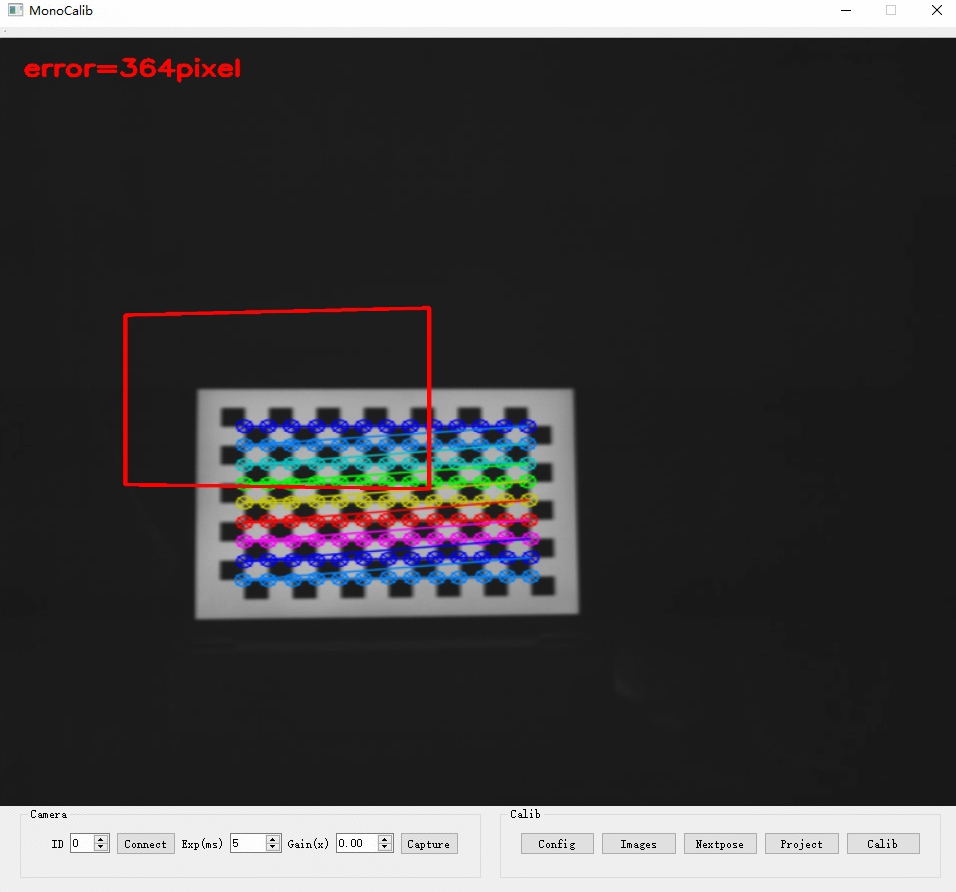
#> input picture assets/202212121514014.png, 956 x 892 px; its folder holds only this picture in this run
$ python -i utils.py   (imports and definitions only)   (older library calls are emulated)
#> lines starting #> are read from the running program, lines starting #| are printed output that depends on the picture; after the words box and inside, x2 and y2 are one past the last pixel; in counts of white or black regions, pixels touching at a corner belong together
import cv2
import os.path
import numpy as np
import matplotlib.pyplot as plt
plt.rcParams['font.sans-serif'] = ['SimHei']  # 用来正常显示中文标签
plt.rcParams['axes.unicode_minus'] = False  # 用来正常显示负号


# 以灰度格式读取图像
# [12 lines left out: functions imread2, expand_dim, not called in this run]


# 检测轮廓
def detectContour(img):
    # 01 阈值化
    ret, img_bin = cv2.threshold(img, 50, 255, cv2.THRESH_BINARY)
    # 02 找出轮廓
    mask_temp, contours, _ = cv2.findContours(img_bin, cv2.RETR_EXTERNAL, cv2.CHAIN_APPROX_NONE)
    # 03 找出最大轮廓
    areas = [cv2.contourArea(contour) for contour in contours]
    max_idx = np.argmax(np.array(areas))
    # 04 生成掩模（最大圈处为1）
    mask = cv2.drawContours(np.zeros_like(img), contours, max_idx, 1, cv2.FILLED)
    # 05 腐蚀：减小白色区域
    mask = cv2.erode(mask, np.ones((5, 5)), iterations=5)
    # 06 展示图像
    img_show = np.stack((img,) * 3, axis=-1)
    img_show = cv2.drawContours(img_show, contours, max_idx, (0, 0, 255), thickness=3)
    img_show = cv2.resize(img_show, dsize=None, fx=0.4, fy=0.4)
    cv2.imshow("contours", img_show)
    cv2.waitKey(0)
    cv2.destroyWindow("contours")
    return mask


# 保存图像，并全局计数+1
global_idx = 0


# [121 lines left out: functions imwrite2, load_config_board, load_config_screen, not called in this run]


    # plt.show()

>>> import cv2
>>> picture = cv2.imread('../assets/202212121514014.png', cv2.IMREAD_GRAYSCALE)
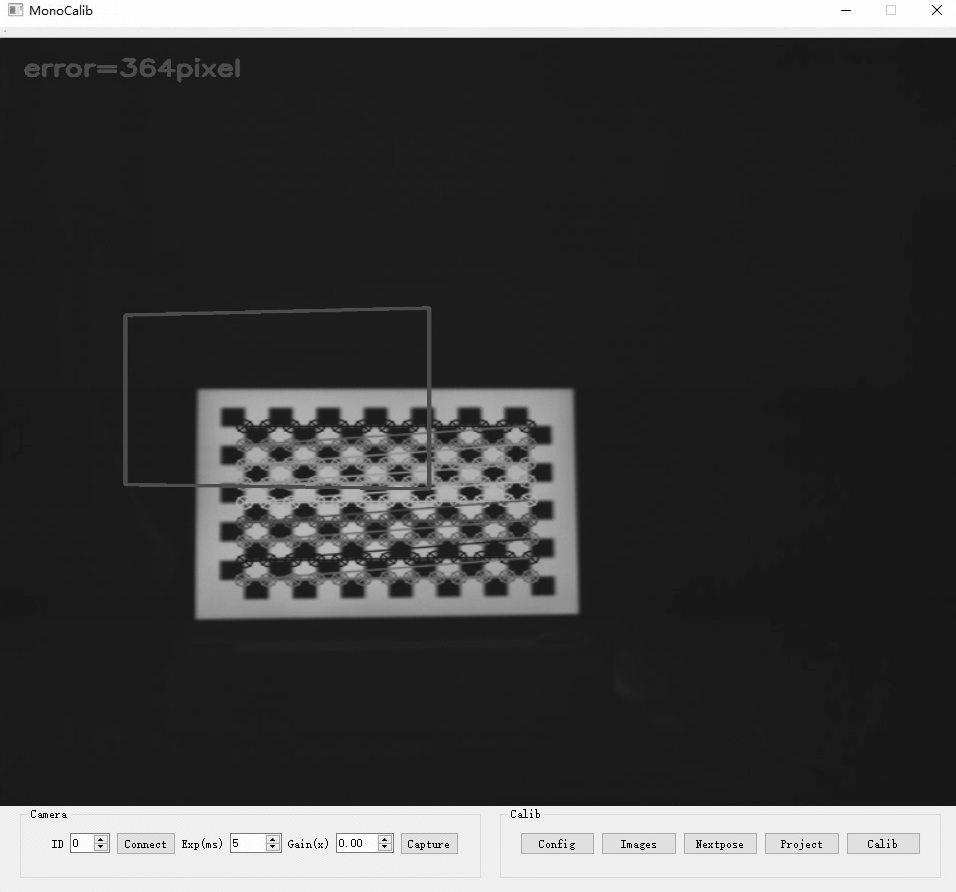
#> picture: shape (892, 956); min 0, max 255, mean 65.1
>>> result = detectContour(picture)
#> in detectContour, `ret, img_bin = cv2.threshold(img, 50, 255, cv2.THRESH_BINARY)`:
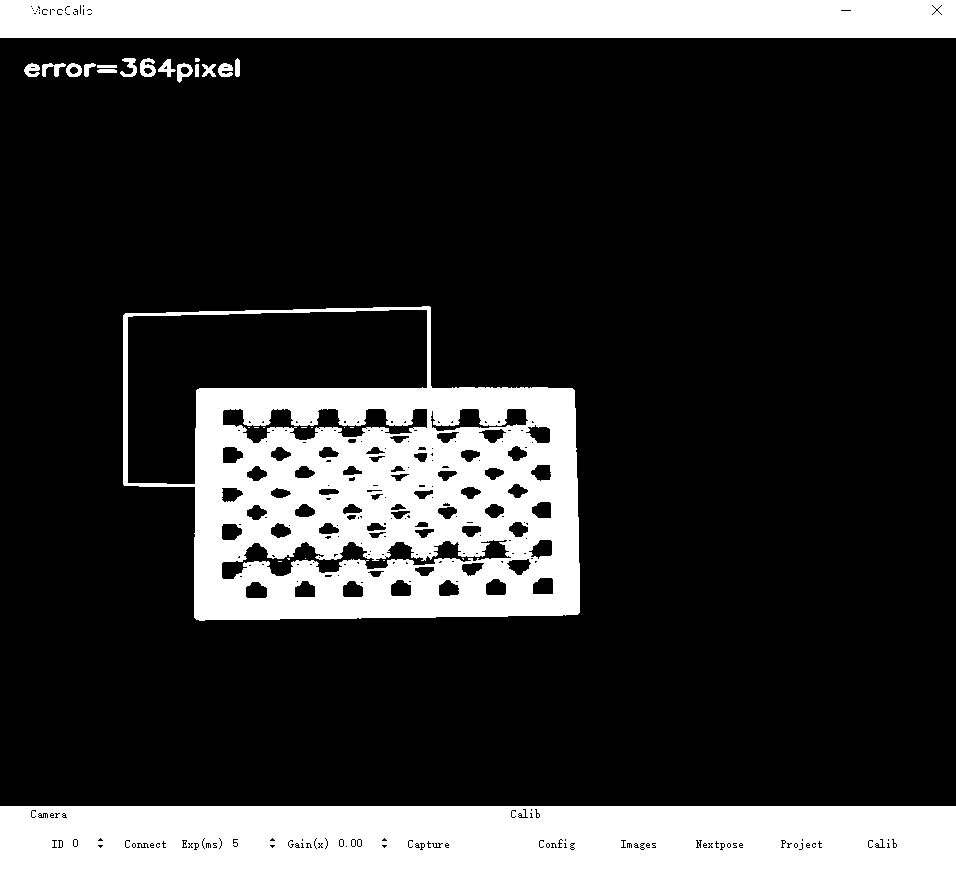
#> img_bin: shape (892, 956); 22.7% white; 30 white regions (13 under 20 px)
#> in detectContour, `mask_temp, contours, _ = cv2.findContours(img_bin, cv2.RETR_EXTERNAL, ..`: contours = 18 contours, 1 with area under 20; largest, box (x1, y1, x2, y2) and area: (123, 306, 580, 621) 118686, (0, 806, 956, 892) 81175, (0, 0, 956, 38) 35335, (140, 58, 156, 77) 194, (177, 63, 193, 83) 184
#> in detectContour, `areas = [cv2.contourArea(contour) for contour in contours]`: areas = [81175, 118686, 53.5, 38, 80.5, 35.5, 123, 184.5, 66, 160, 123, 122, 124, 67, 11, 194.5, 124, 35335]
#> in detectContour, `max_idx = np.argmax(np.array(areas))`: max_idx = 1
#> in detectContour, `mask = cv2.drawContours(np.zeros_like(img), contours, max_idx, 1, cv2...`:
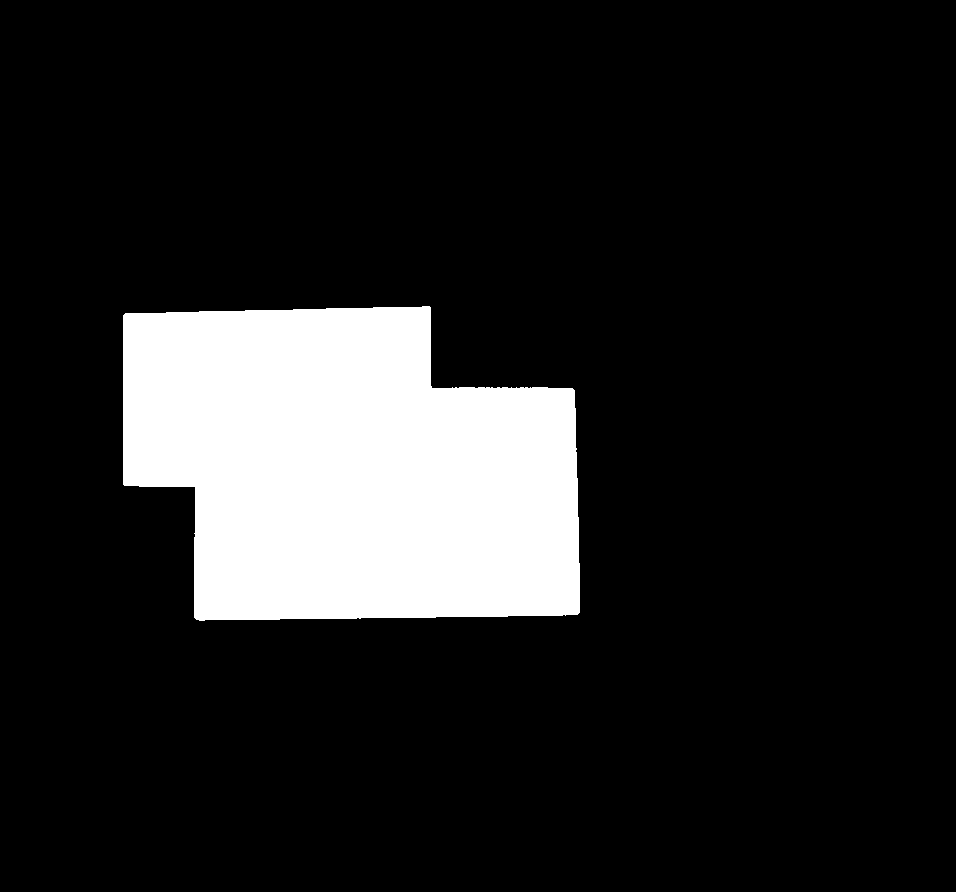
#> mask: shape (892, 956); values 0 (black) and 1 (white), 14% white; 1 white region, box (x1, y1, x2, y2) and area: (123, 306, 580, 621) 119441
#> in detectContour, `mask = cv2.erode(mask, np.ones((5, 5)), iterations=5)`:
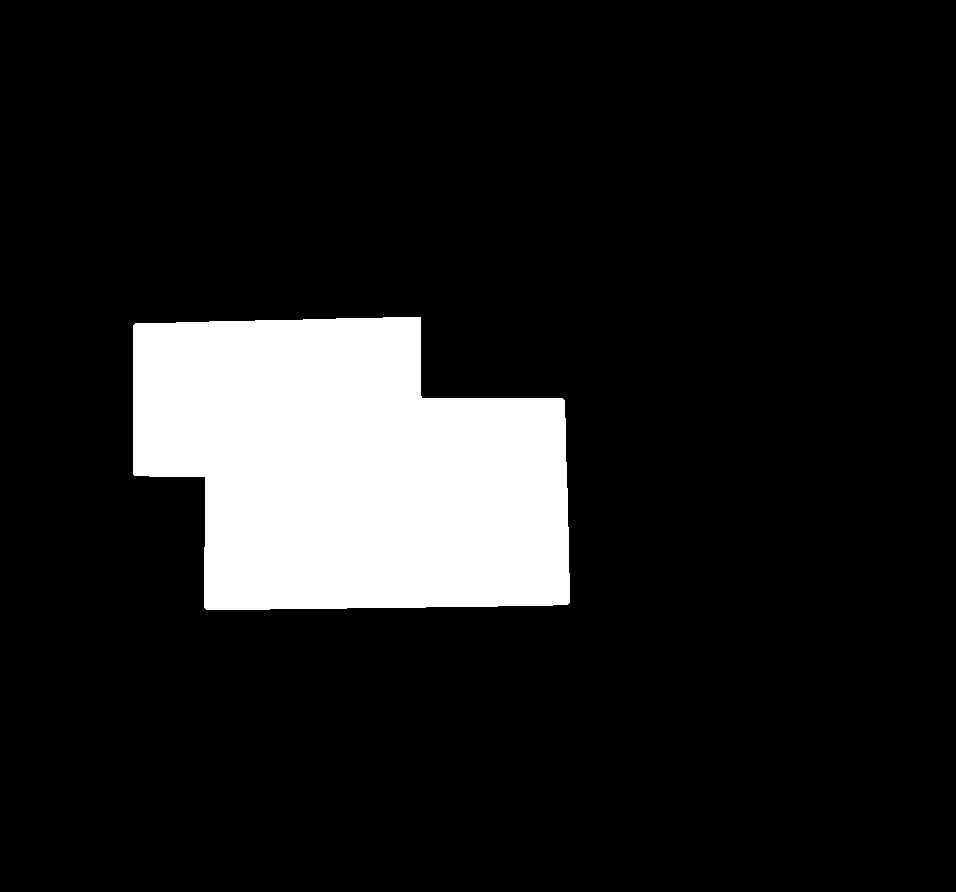
#> mask: shape (892, 956); values 0 (black) and 1 (white), 12.2% white; 1 white region, box (x1, y1, x2, y2) and area: (133, 317, 570, 610) 104334
#> in detectContour, `img_show = cv2.drawContours(img_show, contours, max_idx, (0, 0, 255), ..`:
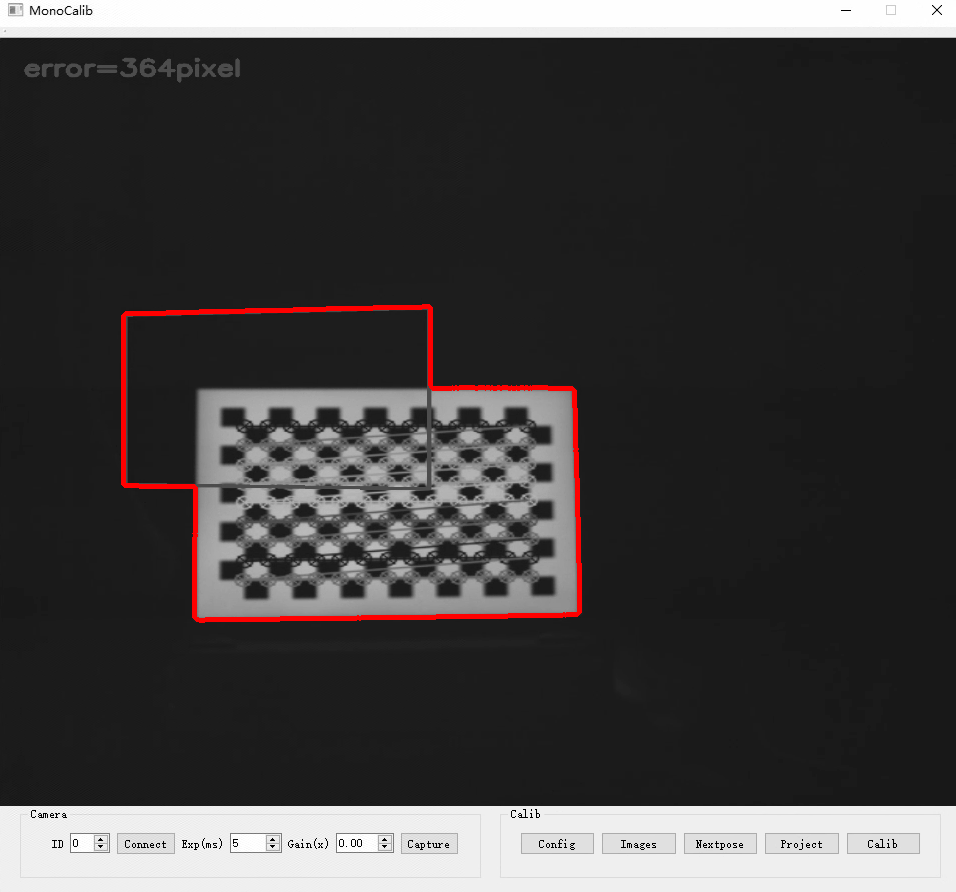
#> img_show: shape (892, 956, 3); mean of channels 0, 1, 2 64.6, 64.6, 66.8; drawn as B, G, R
#> in detectContour, `img_show = cv2.resize(img_show, dsize=None, fx=0.4, fy=0.4)`:
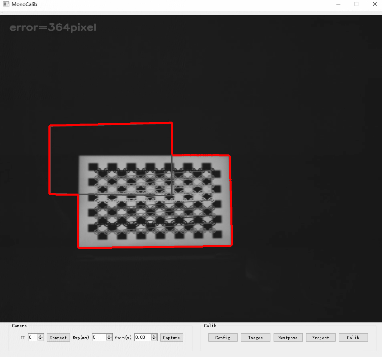
#> img_show: shape (357, 382, 3); mean of channels 0, 1, 2 64.7, 64.7, 67; drawn as B, G, R
